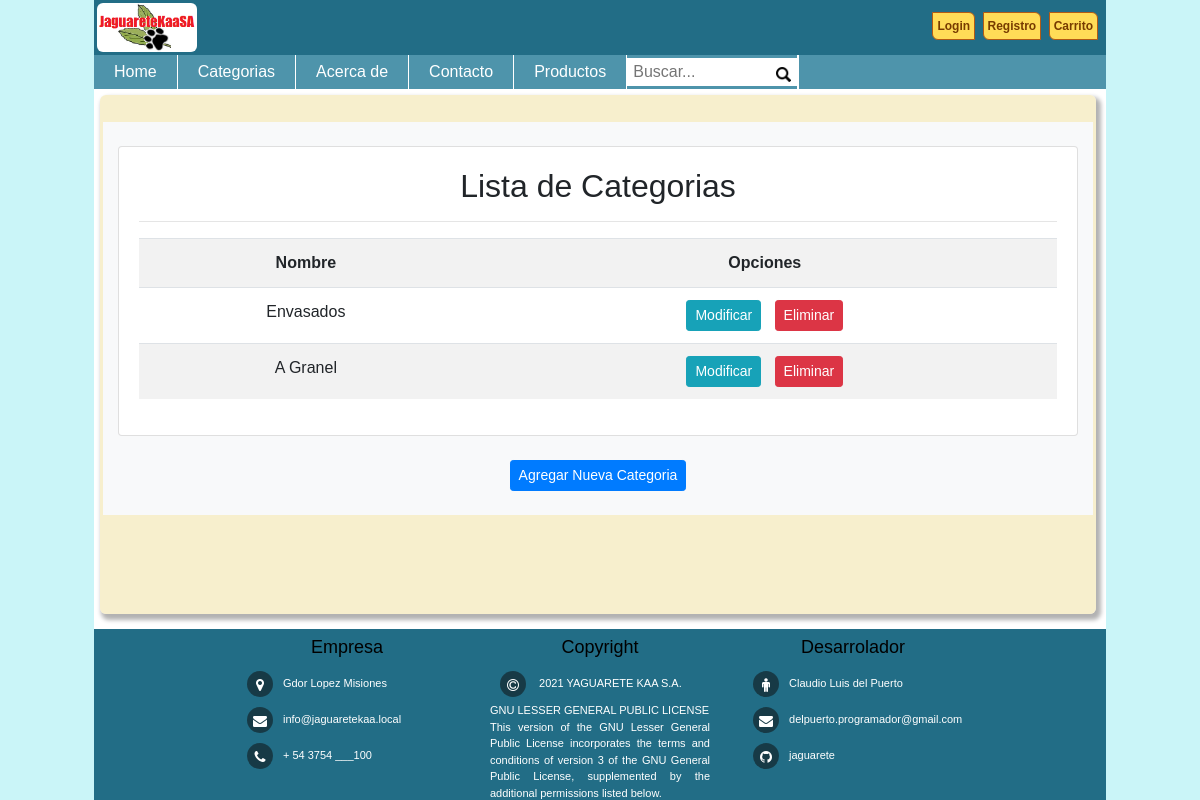
Page /listar_categorias/ on the earlier database version.
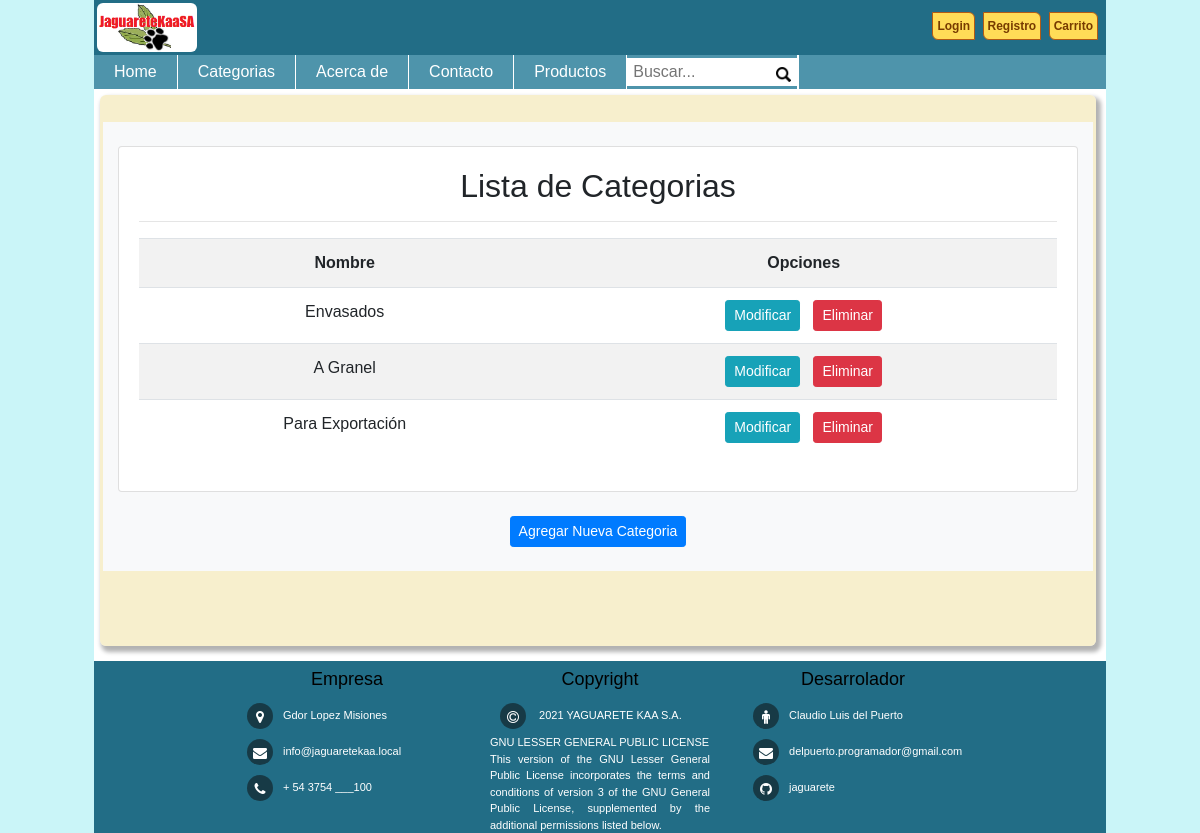
Same page on the later database version.
### jaguareteAPP/models.py (models this page shows, shortened)
class Categoria(models.Model):
    nombre = models.CharField(max_length=50)

### jaguareteAPP/views.py (the view)
# urls.py: path('listar_categorias/', views.listar_categorias, name="listar_categorias"),
def listar_categorias(request):
    categoria = Categoria.objects.all()
    data = {
        'categorias': categoria
    }
    return render(request,"categoria/listar.html", data)

### jaguareteAPP/templates/categoria/listar.html (shortened to what this page needs)
{% extends 'home/base.html' %}
{% block contenido %}
{% load crispy_forms_tags %}
{% load humanize %}
<br>
<div class="container bg-light">
    <br>
    <div class="card">
        <div class="card-body">
            <h2>Lista de Categorias</h2>
            <hr>
            <table class="table table-striped table-hover table-responsive-sm">
                <tr>
                    <th>Nombre</th>
                    <th>Opciones</th>
                </tr>
                {% for p in categorias %}
                    <tr>
                        <td>{{p.nombre | title}}</td>
                        <td>
                            <a href="{% url 'modificar_categoria' p.id %}" class="btn btn-info btn-sm">Modificar</a>
                            <a href="{% url 'eliminar_categoria' p.id %}" class="btn btn-danger btn-sm">Eliminar</a>
                        </td>
                    </tr>
                {% endfor %}
            </table>
        </div>
    </div>
    <br>
    <center>
    <a href="{% url 'agregar_categoria' %}" class="btn btn-primary btn-sm">Agregar Nueva Categoria</a>
    </center>
    <br>
</div>
<br>
<br>
<br>
{% endblock %}

Differences in the rows shown:
added Categoria: nombre "Para Exportación"
